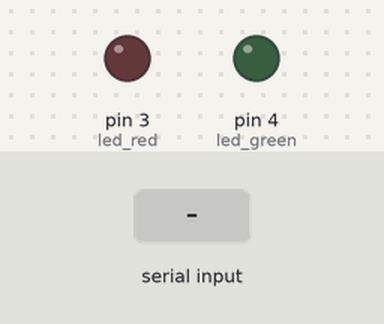
Recording of a sketch running on a simulated Arduino Uno, built with avr-gcc and run on an emulated ATmega328P. Shown: output pins drawn as LEDs (lit = HIGH). The test bench sets the inputs (shaded band).

Above: at 1.2 s.
1.3 s: "0" received over Serial
At 1.9 s:
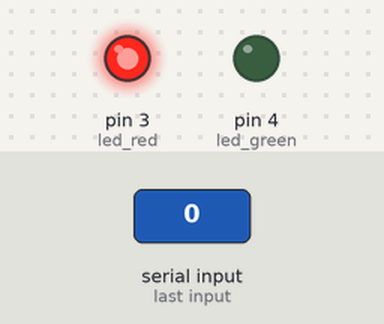
2.8 s: "2" received over Serial
At 3.1 s:
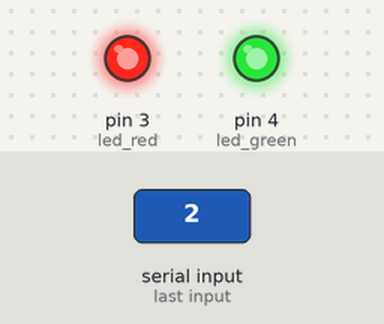
4.3 s: "1" received over Serial
At 5.4 s:
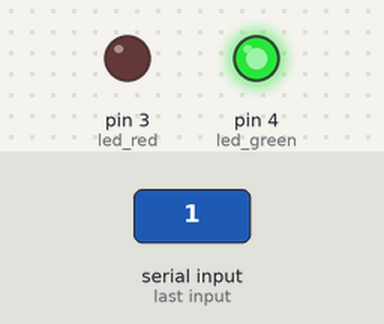
5.8 s: "3" received over Serial
At 6.6 s:
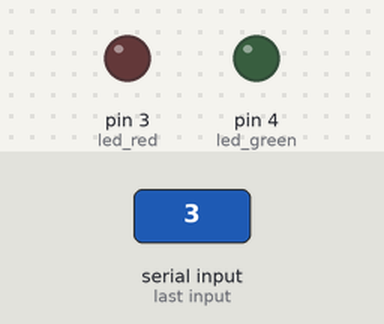
Timing chart, 0 to 8.3 s (numbered marks = the images above; inputs shaded):
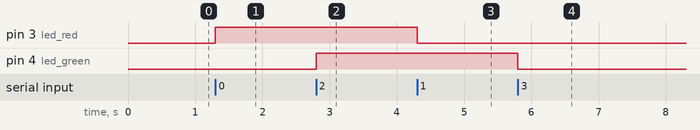

Measured:
- after the input at 1.3 s, pin 3 (led_red): LOW → HIGH at once
- after the input at 2.8 s, pin 4 (led_green): LOW → HIGH at once
- after the input at 4.3 s, pin 3 (led_red): HIGH → LOW at once
- after the input at 5.8 s, pin 4 (led_green): HIGH → LOW at once

The sketch:

arduino-serial.ino
```cpp
char command;
const int led_red = 3;
const int led_green = 4;

void setup(){
  Serial.begin(9600);
  pinMode(led_red, OUTPUT);
  pinMode(led_green, OUTPUT);
}

void loop(){
  if(Serial.available()> 0){
    command = Serial.read();
    if(command == '0')
      digitalWrite(led_red, HIGH);
    else if(command == '1')
      digitalWrite(led_red, LOW);
    else if(command == '2')
      digitalWrite(led_green, HIGH);
    else if(command == '3')
      digitalWrite(led_green, LOW);
  }
}
```
